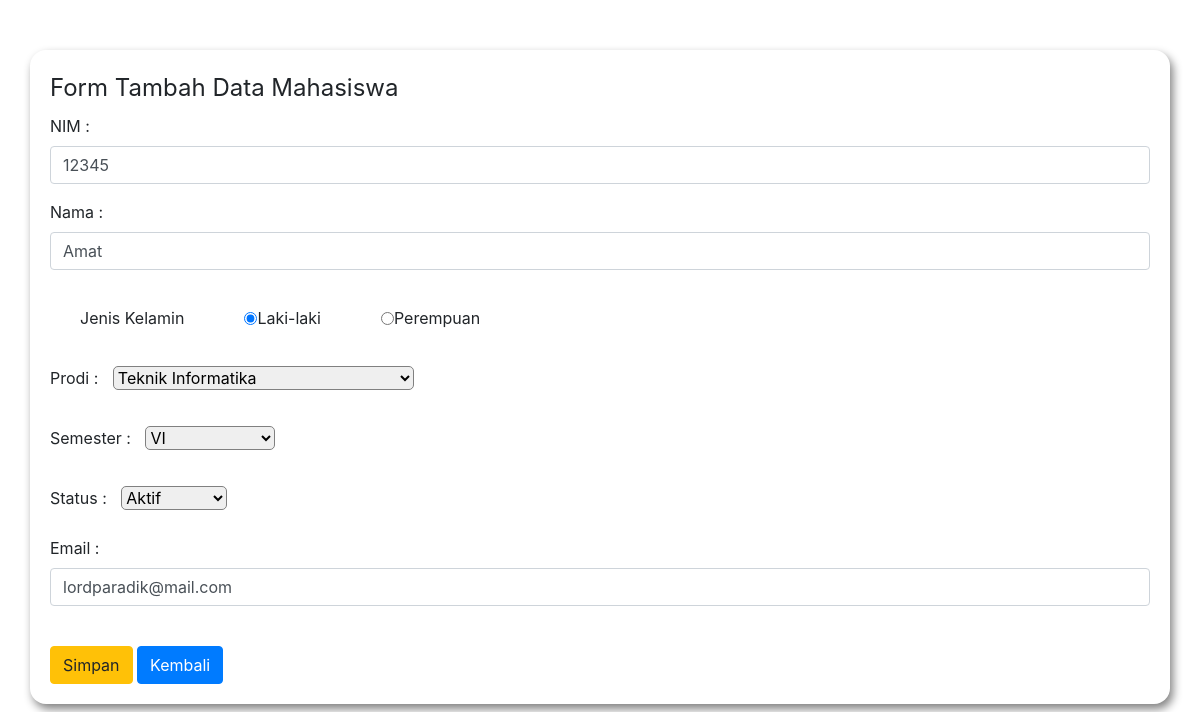
The app's page /form-tambah-edit-mhs.php?nim=12345 (signed in) with its own data.
### tables this page shows
CREATE TABLE `mhs` (
  `nim` int(8) NOT NULL,
  `nama_mhs` varchar(50) NOT NULL,
  `jenis_kelamin` enum('laki-laki','perempuan') NOT NULL,
  `id_prodi` int(5) NOT NULL,
  `id_smt` int(5) NOT NULL,
  `email` varchar(50) NOT NULL,
  `password` varchar(255) NOT NULL,
  `status` enum('aktif','cuti','DO','undri') NOT NULL
);

### fungsi.php (called while the page is built, shortened)
<?php
include('koneksi.php');
function antiInjection($data){
    global $conn;
    $filter = stripslashes($data);
    $filter = mysqli_real_escape_string($conn, $filter);
    return $filter;
}
function active_radio_button($value, $input){
    $result = $value==$input ? 'checked' : '';
    return $result;
};
function active_select_button($value, $input){
    $result = $value==$input ? 'selected' : '';
    return $result;
};

### form-tambah-edit-mhs.php (the view, shortened to what this page needs)
<?php
require ('koneksi.php');
require ('fungsi.php');
$halaman = 'Tambah';
$data = array(
    "nim" => "",
    "nama_mhs" => "",
    "jenis_kelamin" => "",
    "id_prodi" => "",
    "id_smt" => "",
    "email" => "",
    "status" => "",
);
if(isset($_GET['nim'])) {
    global $data;
    $nim = antiInjection($_GET['nim']);
    $query = "SELECT nim, nama_mhs, jenis_kelamin, id_prodi, id_smt, email, status FROM mhs WHERE nim = '$nim';";
    $sql = mysqli_query($conn, $query);
    $data = mysqli_fetch_assoc($sql);
    static $halaman = 'Edit';
}
$nim_awal = $data['nim'];
?>
<!DOCTYPE html>
<html lang="en">
<head>
    <link rel="stylesheet" href="https://stackpath.bootstrapcdn.com/bootstrap/4.1.3/css/bootstrap.min.css">
</head>
<body>
    <div class="container ">
        <form action="<?php echo ($halaman == "Edit") ? "simpan-edit-mhs.php?nim=$nim_awal" : "simpan-mhs.php";?>" method="post">
            <fieldset>
                <legend>Form Tambah Data Mahasiswa</legend>
            <div class="form-group">
                <label for="nim" class="form-label">NIM : </label>
                <input type="text" name="nim" id="nim" class="form-control" value="<?= $data['nim']?>" required>
            </div>
            <div class="form-group">
                <label for="nama" class="form-label">Nama :</label>
                <input type="text" name="nama_mhs" id="nama" class ="form-control" value="<?= $data['nama_mhs']?>" required>
            </div>
            <div class="form-group form-inline">
                <div class="form-check container-radio">
                    <label for="jenis_kelamin" class="form-label ">Jenis Kelamin</label>
                    <label for="admin" class="form-check-label radio-inline">
                        <input type="radio" class="" name="jenis_kelamin" id="" value="laki-laki" <?php echo active_radio_button("laki-laki", $data['jenis_kelamin']); ?> >
                        Laki-laki
                    </label>
                    <label for="mahasiwa-ta" class="form-check-label radio-inline">
                        <input type="radio" class="" name="jenis_kelamin" id="" value ="perempuan" <?php echo active_radio_button("perempuan", $data['jenis_kelamin']); ?>>
                        Perempuan
                    </label>
                </div>
            </div>
            <div class="form-group">
                <label for="prodi" class="form-label">Prodi :   </label>
                <select class="form-select" name="prodi" aria-label="Default select example" style="border: 1px solid gray;border-radius:5px;" required>
                  <?php
                    $query = "SELECT id_prodi, nama_prodi FROM prodi WHERE status = 'aktif' ORDER BY create_date DESC;";
                    $sql = mysqli_query($conn, $query);
                    foreach($sql as $row){
                  ?>
                  <option value=<?php echo "\"".$row['id_prodi']."\" ". active_select_button($row['id_prodi'], $data['id_prodi']); ?> ><?= $row['nama_prodi']?></option>
                  <?php } ?>
                </select>
            </div>
            <div class="form-group">
                <label for="smt" class="form-label">Semester :   </label>
                <select class="form-select" name="smt" aria-label="Default select example" style="border: 1px solid gray;border-radius:5px;" required>
                  <?php
                    $query = "SELECT id_smt, nama_smt FROM smt ORDER BY create_date DESC;";
                    $sql = mysqli_query($conn, $query);
                    foreach($sql as $row){
                  ?>
                  <option value=<?php echo "\"".$row['id_smt']."\" ". active_select_button($row['id_smt'], $data['id_smt']); ?> ><?= $row['nama_smt']?></option>
                  <?php } ?>
                </select>
            </div>
            <div class="form-group">
                <label for="status" class="form-label">Status :   </label>
                <select class="form-select" name="status" aria-label="Default select example" style="border: 1px solid gray;border-radius:5px;" required>
                    <option value="aktif" <?= active_select_button("aktif", $data['status'])?> >Aktif</option>
                </select>
            </div>
            <div class="form-group">
                <label for="nim" class="form-label">Email : </label>
                <input type="email" name="email" id="nim" class="form-control" value="<?= $data['email']?>" required>
            </div>
            <br/>
            <div class="form-gruop">
                <button type="submit" class="btn btn-warning" name="submit" value="simpan">Simpan</button>
                <a href="data-mhs.php" class="btn btn-primary">Kembali</a>
            </div>
            </fieldset>
        </form>
    </div>
</body>
</html>

### form-tambah-edit-mhs.php (style rules this page uses)
.container { margin-top:50px; padding : 20px; border-radius: 16px; box-shadow: 3px 5px 10px gray; box-sizing:border-box; }
.container-radio > * { padding : 10px 20px; margin : 10px; }
select { margin: 10px; }

### records on screen
mhs: nim "12345", nama_mhs "Amat", email "lordparadik@mail.com"

### other values on screen
form field prodi "Teknik Informatika"
form field smt "VI"
